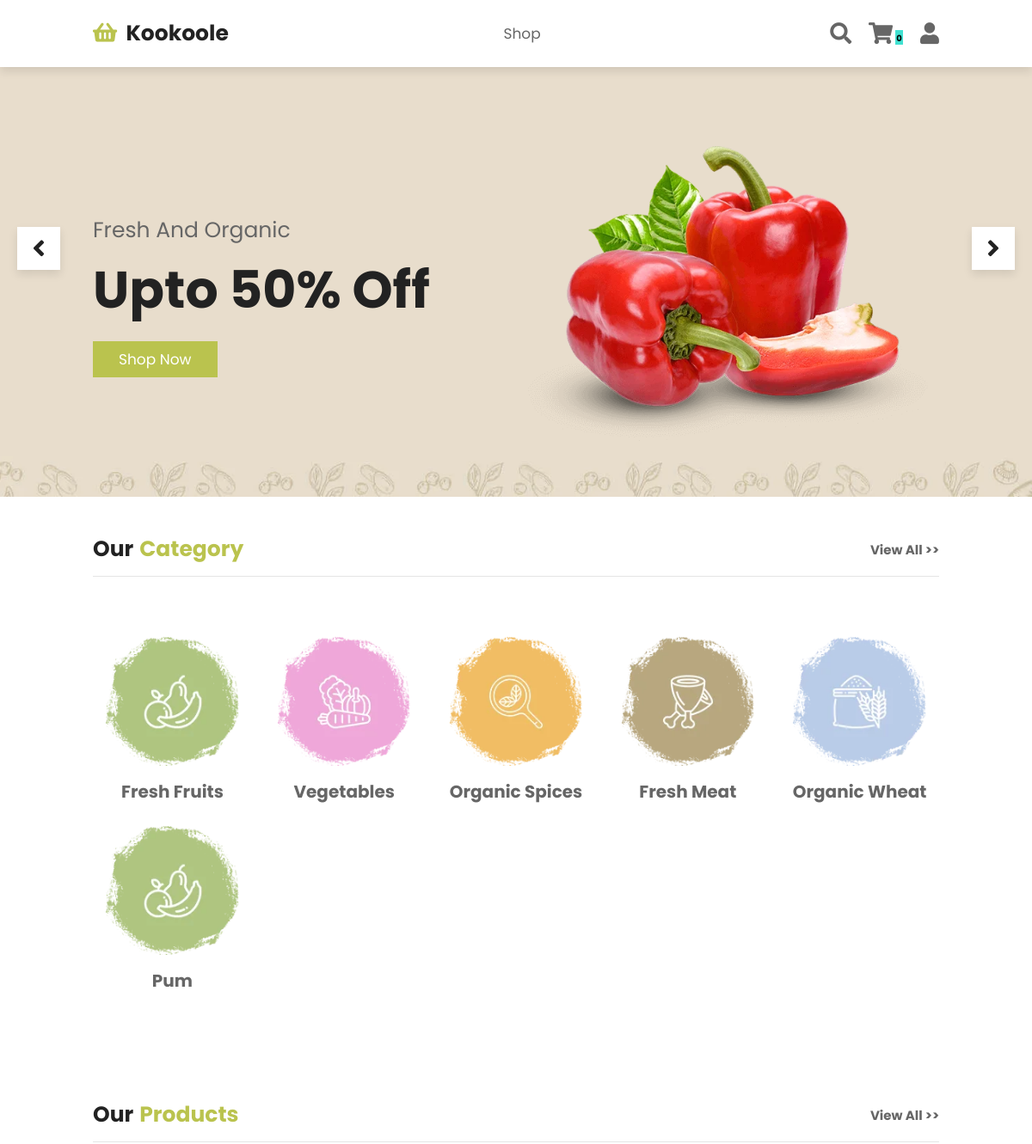
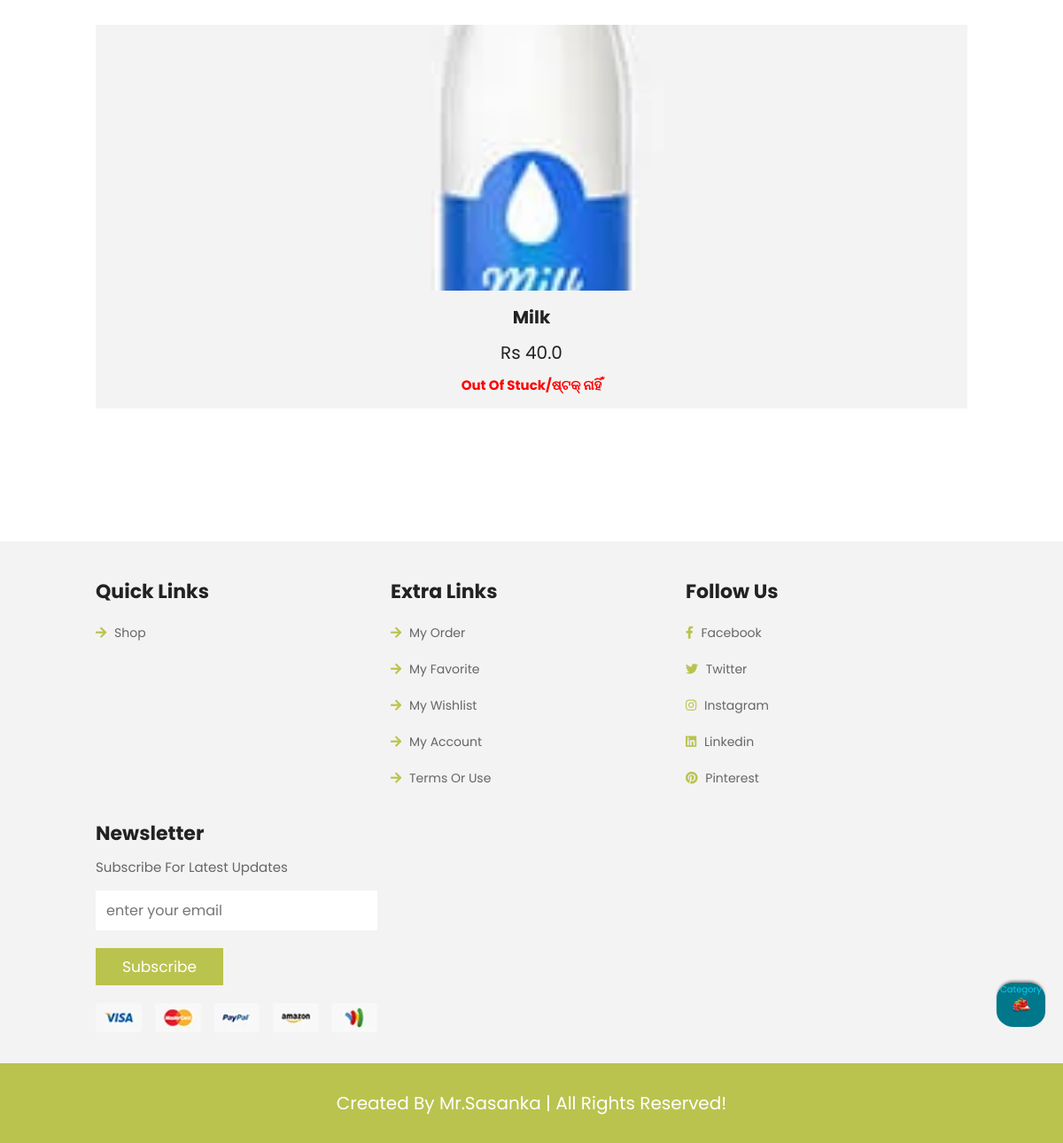
Screenshot of /?category=3 with the database file from the repository (2 pictures, top to bottom).
### kookooleShop/models.py (models this page shows, shortened)
class Categories(models.Model):
    name = models.CharField(max_length=60)
    image = models.ImageField(upload_to='media/')
    @staticmethod
    def get_all_categories():
        return Categories.objects.all()

class Product(models.Model):
    name = models.CharField(max_length=60)
    price = models.FloatField(default=0)
    category = models.ForeignKey(Categories , on_delete=models.CASCADE , default=1)
    stock = models.IntegerField(default=0)
    description = models.CharField(max_length=200 , default='')
    image = models.ImageField(upload_to='media/')
    @staticmethod
    def get_all_products_by_category_id(category_id):
        if category_id:
           return Product.objects.filter(category = category_id)
        else:
           return Product.get_all_products();

### kookoole/views.py (the view, shortened to what this page needs)
# urls.py: path('',views.shopPage ,name='homePage'),
def shopPage(request):
 post=request.method =='POST'
 get=request.method =='GET'
 if  get:
    cart = request.session.get('cart')
    if not cart:
        request.session['cart']={}
    all_products = None
    all_categories = Categories.get_all_categories();
    categoryID = request.GET.get('category')
    if categoryID:
        all_products = Product.get_all_products_by_category_id(categoryID);
        finaldata = all_products
    else:
        all_products = Product.get_all_products();
        paginator= Paginator(all_products, 6)
        page_number=request.GET.get('page')
        finaldata=paginator.get_page(page_number)
    data ={}
    data['products'] = finaldata
    data['categories'] = all_categories
    print('you are :',request.session.get('email'))
    return render(request,'shop.html' , data)

### kookooleShop/templatetags/cart.py (called while the page is built)
@register.filter(name = 'is_in_cart')
def is_in_cart(product ,cart):
   keys = cart.keys()
   for id in keys:
       if int(id) == product.id:
           return True
   return False;

### templates/shop.html (shortened to what this page needs)
 {% load cart %}
<!DOCTYPE html>
<html lang="en">
<head>
    <link rel="stylesheet" href="https://cdnjs.cloudflare.com/ajax/libs/font-awesome/5.15.4/css/all.min.css">
    <link rel="stylesheet" href="/static/css/style.css">
</head>
<body>
    <header class="header">
        <a href="/log-in/" class="logo"> <i class="fas fa-shopping-basket"></i> Kookoole </a>
        <nav class="navbar">
            <a href="/">shop</a>
        </nav>
        <div class="icons">
            <div id="search-btn" class="fas fa-search"></div>
            <div id="cart-btn" class="fas fa-shopping-cart"></div>
            <span style="background-color: turquoise; padding-top: 0.15rem; padding-left: 0.15rem; padding-right: 0.17rem "><b>{{request.session.cart.keys|length}}</b></span>
            <div id="login-btn" class="fas fa-user"></div>
        </div>
    </header>
    <section class="home">
        <div class="slides-container">
            <div class="slide active">
                <div class="content">
                    <span>fresh and organic</span>
                    <h3>upto 50% off</h3>
                    <a href="/#pro" class="btn">shop now</a>
                </div>
                <div class="image">
                    <img src="/static/image/home-img-3.png" alt="">
                </div>
            </div>
        </div>
        <div id="next-slide" class="fas fa-angle-right" onclick="next()"></div>
        <div id="prev-slide" class="fas fa-angle-left" onclick="next()"></div>
    </section>
    <section class="category" id="categor">
        <h1 class="title"> our <span>category</span> <a href="/#pro">view all >></a> </h1>
        <div class="box-container">
            {%for i in categories %}
            <a href="/?category={{i.id}}#pro" class="box">
                <img src="/media/{{i.image}}" alt="">
                <h3>{{i.name}}</h3>
            </a>
            {% endfor %}
        </div>
    </section>
    <section class="products" id="pro">
        <h1 class="title"> our <span>products</span> <a href="/#pro">view all >></a> </h1>
        <div class="box-container">
            {% for product in products %}
            <div class="box" id="{{product.id}}">
                <div class="image">
                    <img src="/media/{{product.image}}" alt="">
                </div>
                <div class="content">
                    <h3>{{product.name}}</h3>
                    <div class="price">Rs {{product.price}}</div>
                    <form action="#{{product.id}}" method="POST">
                        {% if product|is_in_cart:request.session.cart %}
                        {% if product.stock <= 0 %}
                        <h1 style="color: red">Out Of stuck/ଷ୍ଟକ୍ ନାହିଁ</h1>
                        {% else %}
                        {%if error %}
                        <input href="/" id="" type="submit" name="minus" class="float-left btn" value="-">
                        <div class="float-left btn" style="background-color:red">{{error}}</div>
                        <input href="/" type="submit" name="plus" class="float-right btn" value="+">
                        {% else %}
                        <input href="/" id="" type="submit" name="minus" class="float-left btn" value="-">
                        <div class="float-left btn" style="background-color:red">{{product|cart_quantity:request.session.cart}}</div>
                        <input href="/" type="submit" name="plus" class="float-right btn" value="+">
                        {% endif %}
                        {% endif %}
                        {% else %}
                        {% if product.stock <= 0 %}
                        <h1 style="color: red">Out Of stuck/ଷ୍ଟକ୍ ନାହିଁ</h1>
                        {% else %}
                        <input href="" type="submit" class="float-right btn" value="Add To  Cart">
                        {% endif %}
                        {% endif %}
                    </form>
                </div>
            </div>
            {% endfor %}
        </div>
    </section>
    <section>
    <div onclick=window.location.href="/#categor" style="position:fixed;
                bottom :5%;
                right :20px;
                text-align :center;
                color:#0bcbeb">
        <div href="/#categor" style="width:55px;
                    height:50px;
                    background:url(/static/image/home-img-3.png);
                    border-radius:35%;
                    background-repeat:no-repeat;
                    background-color:#00778b;
                    background-size:24px;
                    background-position: center;
                    float:right;
                    margin: 0 auto;
                    cursor: pointer;
                    box-shadow:0 -3px 3px -1px #9b8a8a;
                    ">
            <a>category</a>
        </div>
    </div>
    </section>
    <section>
    </section>
    <section class="footer">
        <div class="box-container">
            <div class="box">
                <h3>quick links</h3>
                <a href="/"> <i class="fas fa-arrow-right"></i> shop</a>
            </div>
            <div class="box">
                <h3>extra links</h3>
                <a href="#"> <i class="fas fa-arrow-right"></i> my order </a>
                <a href="#"> <i class="fas fa-arrow-right"></i> my favorite </a>
                <a href="#"> <i class="fas fa-arrow-right"></i> my wishlist </a>
                <a href="#"> <i class="fas fa-arrow-right"></i> my account </a>
                <a href="#"> <i class="fas fa-arrow-right"></i> terms or use </a>
            </div>
            <div class="box">
                <h3>follow us</h3>
                <a href="#"> <i class="fab fa-facebook-f"></i> facebook </a>
                <a href="#"> <i class="fab fa-twitter"></i> twitter </a>
                <a href="#"> <i class="fab fa-instagram"></i> instagram </a>
                <a href="#"> <i class="fab fa-linkedin"></i> linkedin </a>
                <a href="#"> <i class="fab fa-pinterest"></i> pinterest </a>
            </div>
            <div class="box">
                <h3>newsletter</h3>
                <p>subscribe for latest updates</p>
                <form action="">
                    <input type="email" placeholder="enter your email">
                    <input type="submit" value="subscribe" class="btn">
                </form>
                <img src="/static/image/payment.png" class="payment" alt="">
            </div>
        </div>
    </section>
    <section class="credit">created by mr.Sasanka | all rights reserved!</section>
</body>
</html>

### rows the page displays
Categories: image (picture), name "Fresh Fruits"
Categories: image (picture), name "Vegetables"
Categories: image (picture), name "Organic Spices"
Categories: image (picture), name "Fresh Meat"
Categories: image (picture), name "Organic Wheat"
Categories: image (picture), name "Pum"
Product: image (picture), name "Milk", price "40.0", stock "Out Of Stuck/ଷ୍ଟକ୍ ନାହିଁ"

### other values shown
{{ request.session.cart.keys|length }} "0"
